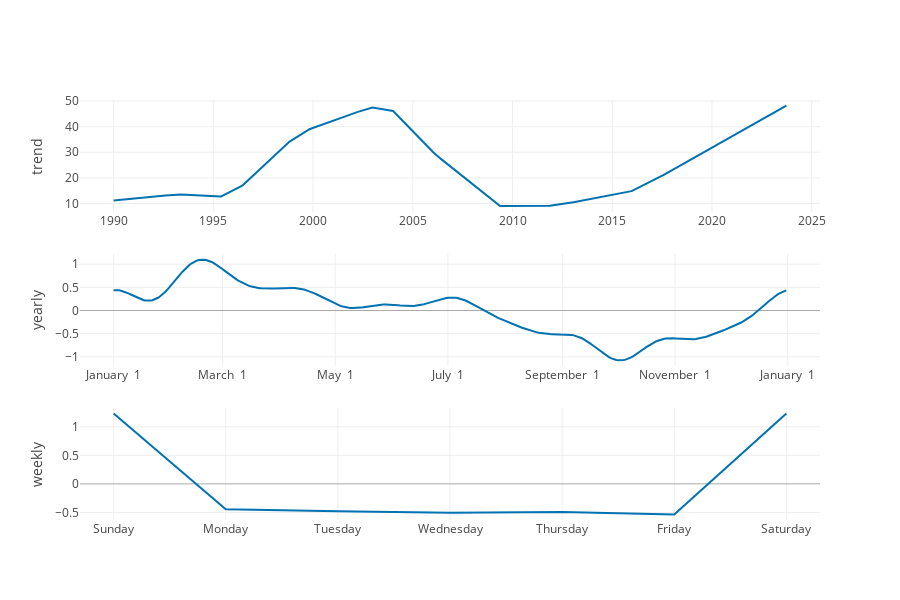

The code cell stored with this chart in its notebook:
### Code cell
from prophet.plot import plot_plotly, plot_components_plotly
import plotly.graph_objs as go
plot_components_plotly(m,forecast)

### Figure 1 — Plotly figure (JSON) as saved in the notebook; plotly's stock layout.template omitted (floating-point values rounded to 4 significant figures; data arrays with more than 128 entries replaced by an {"elided": "..."} marker saying what was removed)
{"data": [{"line": {"color": "#0072B2", "width": 2}, "mode": "lines", "name": "trend", "type": "scatter", "x": {"elided": "8508 str values"}, "xaxis": "x", "y": {"elided": "8508 float values"}, "yaxis": "y"}, {"line": {"color": "#0072B2", "width": 2}, "mode": "lines", "name": "yearly", "type": "scatter", "x": {"elided": "365 str values"}, "xaxis": "x2", "y": {"elided": "365 float values"}, "yaxis": "y2"}, {"line": {"color": "#0072B2", "width": 2}, "mode": "lines", "name": "weekly", "type": "scatter", "x": ["2017-01-01T00:00:00", "2017-01-02T00:00:00", "2017-01-03T00:00:00", "2017-01-04T00:00:00", "2017-01-05T00:00:00", "2017-01-06T00:00:00", "2017-01-07T00:00:00"], "xaxis": "x3", "y": [1.231, -0.4447, -0.4794, -0.5074, -0.4947, -0.5349, 1.231], "yaxis": "y3"}], "layout": {"height": 600, "showlegend": false, "width": 900, "xaxis": {"anchor": "y", "domain": [0, 1], "range": ["1988-04-26T02:24:00", "2025-05-31T21:36:00"], "type": "date"}, "xaxis2": {"anchor": "y2", "domain": [0, 1], "range": ["2016-12-13T18:54:02.958904115", "2018-01-18T11:04:57.863013581"], "tickformat": "%B %e", "type": "date"}, "xaxis3": {"anchor": "y3", "domain": [0, 1], "range": ["2016-12-31T16:48:00", "2017-01-07T07:12:00"], "tickformat": "%A", "type": "date"}, "yaxis": {"anchor": "x", "domain": [0.7333, 1], "rangemode": "normal", "title": {"text": "trend"}, "zerolinecolor": "#AAA"}, "yaxis2": {"anchor": "x2", "domain": [0.3667, 0.6333], "title": {"text": "yearly"}, "zerolinecolor": "#AAA"}, "yaxis3": {"anchor": "x3", "domain": [0, 0.2667], "title": {"text": "weekly"}, "zerolinecolor": "#AAA"}}}
